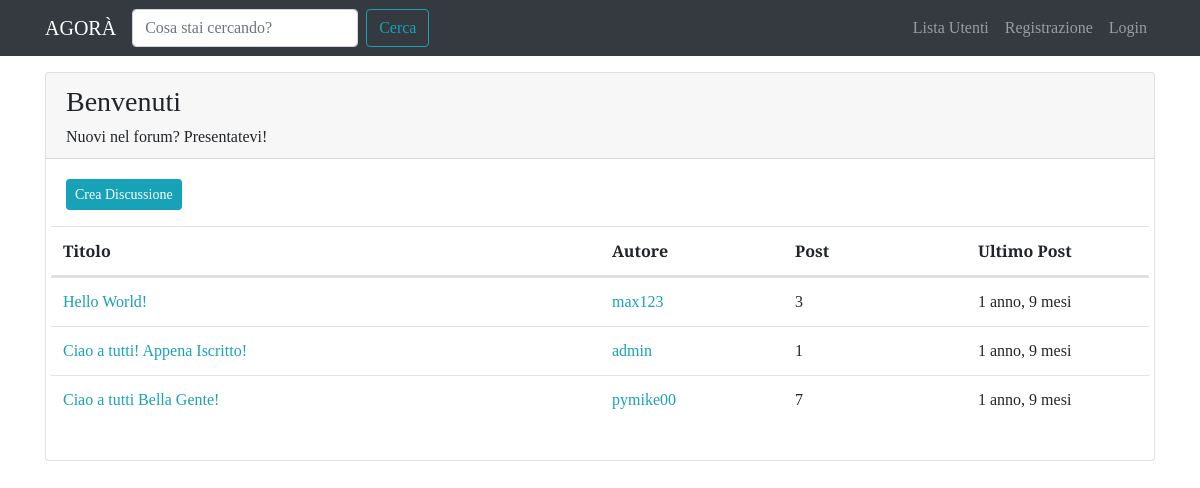
The app's page /forum/sezione/1/ with its own data.
### forum/models.py (models this page shows, shortened)
class Sezione(models.Model):
    nome_sezione = models.CharField(max_length=80)
    descrizione = models.CharField(max_length=150, blank=True, null=True)
    logo_sezione = models.ImageField(blank=True, null=True)
    class Meta:
        verbose_name = "Sezione"
        verbose_name_plural = "Sezioni"

class Discussione(models.Model):
    titolo = models.CharField(max_length=120)
    data_creazione = models.DateTimeField(auto_now_add=True)
    autore_discussione = models.ForeignKey(User, on_delete=models.CASCADE, related_name="discussioni")
    sezione_appartenenza = models.ForeignKey(Sezione, on_delete=models.CASCADE)
    def get_absolute_url(self):
        return reverse("visualizza_discussione", kwargs={"pk": self.pk})
    class Meta:
        verbose_name = "Discussione"
        verbose_name_plural = "Discussioni"

class Post(models.Model):
    autore_post = models.ForeignKey(User, on_delete=models.CASCADE, related_name="posts")
    contenuto = models.TextField()
    data_creazione = models.DateTimeField(auto_now_add=True)
    discussione = models.ForeignKey(Discussione, on_delete=models.CASCADE)
    class Meta:
        verbose_name = "Post"
        verbose_name_plural = "Posts"

### forum/views.py (the view)
# urls.py: path('sezione/<int:pk>/', views.visualizzaSezione, name="sezione_view"),
def visualizzaSezione(request, pk):
    sezione = get_object_or_404(Sezione, pk=pk)
    discussioni_sezione = Discussione.objects.filter(sezione_appartenenza=sezione).order_by("-data_creazione")
    context = {"sezione": sezione, "discussioni": discussioni_sezione}
    return render(request, "forum/singola_sezione.html", context)

### forum/templates/forum/singola_sezione.html (shortened to what this page needs)
{% extends 'base.html' %}
{% block content %}
<div class="card my-3">
    <div class="card-header">
        <h3>{{ sezione.nome_sezione }}</h3>
        <h6 class="card-text">{{ sezione.descrizione }}</h6>
    </div>
    <div class="card-body">
        <a class="btn btn-sm btn-info" href="{% url 'crea_discussione' pk=sezione.pk %}">Crea Discussione</a>
        <table class="table mt-3">
            <thead>
                <tr class="row">
                    <th class="col-lg-6 col-4">Titolo</th>
                    <th class="col-lg-2 col-3">Autore</th>
                    <th class="col-lg-2 col-2">Post</th>
                    <th class="col-lg-2 col-3">Ultimo Post</th>
                </tr>
            </thead>
            <tbody>
                <tr class="row">
                    {% for discussione in discussioni %}
                        <td class="col-lg-6 col-4">
                            <a href="{{ discussione.get_absolute_url }}">{{ discussione.titolo }}</a>
                        </td>
                        <td class="col-lg-2 col-3">
                            <a href="{% url 'user_profile' username=discussione.autore_discussione.username %}">{{ discussione.autore_discussione }}</a>
                        </td>
                        <td class="col-lg-2 col-2">{{ discussione.post_set.count }}</td>
                        <td class="col-lg-2 col-3">{{ discussione.post_set.last.data_creazione|timesince }}</td>
                    {% endfor %}
                </tr>
            </tbody>
        </table>
    </div>
</div>
{% endblock content %}

### templates/base.html (shortened to what this page needs)
{% load static %}
<!doctype html>
<html lang="it">
  <head>
    <link rel="stylesheet" href="https://maxcdn.bootstrapcdn.com/bootstrap/4.0.0/css/bootstrap.min.css"
>
    <link rel="stylesheet" href="{% static 'css/agora.css' %}">
  </head>
  <body>
    <nav class="navbar navbar-expand-lg navbar-dark bg-dark">
        <div class="container">
            <a class="navbar-brand" href="/">AGORÀ</a>
            <div class="collapse navbar-collapse" id="navbarSupportedContent">
                <form class="form-inline my-2 my-lg-0" action="{% url 'funzione_cerca' %}">
                  <input name="q" class="form-control mr-sm-2" type="search" placeholder="Cosa stai cercando?" aria-label="Search">
                  <button class="btn btn-outline-info my-2 my-sm-0" type="submit">Cerca</button>
                </form>
              <ul class="navbar-nav ml-auto">
                <li class="nav-item">
                  <a class="nav-link" href="{% url 'user_list' %}">Lista Utenti <span class="sr-only">(current)</span></a>
                </li>
                {% if request.user.is_authenticated %}
                    <li class="nav-item dropdown">
                      <a class="nav-link dropdown-toggle" href="#" id="navbarDropdown" role="button" data-toggle="dropdown" aria-haspopup="true" aria-expanded="false">
                        {{ request.user.username }}
                      </a>
                      <div class="dropdown-menu" aria-labelledby="navbarDropdown">
                        <a class="dropdown-item" href="{% url 'user_profile' username=request.user.username %}">Profilo</a>
                        <a class="dropdown-item" href="{% url 'password_change' %}">Aggiorna Password</a>
                        <div class="dropdown-divider"></div>
                        <a class="dropdown-item" href="{% url 'logout' %}">Esci</a>
                      </div>
                    </li>
                {% else %}
                    <li class="nav-item">
                      <a class="nav-link" href="{% url 'registration_view' %}">Registrazione</a>
                    </li>
                    <li class="nav-item">
                      <a class="nav-link" href="{% url 'login' %}">Login</a>
                    </li>
                {% endif %}
              </ul>
            </div>
        </div>
    </nav>
    <div class="container">
        {% block content %}
        {% endblock content %}
    </div>
  </body>
</html>

### static-storage/css/agora.css (style rules this page uses)
body { font-family: 'Slabo 27px', serif; }
a, a:hover { color: #17a2b8; }

### records on screen
Sezione: nome_sezione "Benvenuti", descrizione "Nuovi nel forum? Presentatevi!"
Discussione: titolo "Hello World!", autore_discussione "max123", post_set.count "3", post_set.last.data_creazione "1 anno, 9 mesi"
Discussione: titolo "Ciao a tutti! Appena Iscritto!", autore_discussione "admin", post_set.count "1", post_set.last.data_creazione "1 anno, 9 mesi"
Discussione: titolo "Ciao a tutti Bella Gente!", autore_discussione "pymike00", post_set.count "7", post_set.last.data_creazione "1 anno, 9 mesi"
